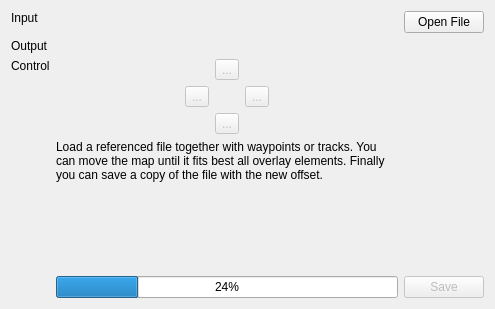
<?xml version="1.0" encoding="UTF-8"?>
<ui version="4.0">
 <class>ICreateMapFineTune</class>
 <widget class="QWidget" name="ICreateMapFineTune">
  <property name="geometry">
   <rect>
    <x>0</x>
    <y>0</y>
    <width>495</width>
    <height>309</height>
   </rect>
  </property>
  <property name="sizePolicy">
   <sizepolicy hsizetype="MinimumExpanding" vsizetype="MinimumExpanding">
    <horstretch>0</horstretch>
    <verstretch>0</verstretch>
   </sizepolicy>
  </property>
  <property name="windowTitle">
   <string>Form</string>
  </property>
  <layout class="QGridLayout" name="gridLayout_2">
   <item row="0" column="0">
    <widget class="QLabel" name="label">
     <property name="text">
      <string>Input</string>
     </property>
     <property name="alignment">
      <set>Qt::AlignLeading|Qt::AlignLeft|Qt::AlignTop</set>
     </property>
    </widget>
   </item>
   <item row="0" column="1">
    <widget class="QLabel" name="labelInfile">
     <property name="text">
      <string/>
     </property>
     <property name="alignment">
      <set>Qt::AlignLeading|Qt::AlignLeft|Qt::AlignTop</set>
     </property>
    </widget>
   </item>
   <item row="0" column="2">
    <widget class="QPushButton" name="pushOpenFile">
     <property name="text">
      <string>Open File</string>
     </property>
    </widget>
   </item>
   <item row="1" column="0">
    <widget class="QLabel" name="label_2">
     <property name="text">
      <string>Output</string>
     </property>
     <property name="alignment">
      <set>Qt::AlignLeading|Qt::AlignLeft|Qt::AlignTop</set>
     </property>
    </widget>
   </item>
   <item row="1" column="1">
    <widget class="QLabel" name="labelOutfile">
     <property name="text">
      <string/>
     </property>
     <property name="alignment">
      <set>Qt::AlignLeading|Qt::AlignLeft|Qt::AlignTop</set>
     </property>
    </widget>
   </item>
   <item row="3" column="0">
    <widget class="QLabel" name="label_6">
     <property name="text">
      <string>Control</string>
     </property>
     <property name="alignment">
      <set>Qt::AlignLeading|Qt::AlignLeft|Qt::AlignTop</set>
     </property>
    </widget>
   </item>
   <item row="3" column="1">
    <layout class="QHBoxLayout" name="horizontalLayout">
     <item>
      <spacer name="horizontalSpacer">
       <property name="orientation">
        <enum>Qt::Horizontal</enum>
       </property>
       <property name="sizeHint" stdset="0">
        <size>
         <width>40</width>
         <height>20</height>
        </size>
       </property>
      </spacer>
     </item>
     <item>
      <layout class="QGridLayout" name="gridLayout">
       <item row="0" column="1">
        <widget class="QToolButton" name="toolUp">
         <property name="enabled">
          <bool>false</bool>
         </property>
         <property name="text">
          <string>...</string>
         </property>
        </widget>
       </item>
       <item row="1" column="0">
        <widget class="QToolButton" name="toolLeft">
         <property name="enabled">
          <bool>false</bool>
         </property>
         <property name="text">
          <string>...</string>
         </property>
        </widget>
       </item>
       <item row="1" column="2">
        <widget class="QToolButton" name="toolRight">
         <property name="enabled">
          <bool>false</bool>
         </property>
         <property name="text">
          <string>...</string>
         </property>
        </widget>
       </item>
       <item row="2" column="1">
        <widget class="QToolButton" name="toolDown">
         <property name="enabled">
          <bool>false</bool>
         </property>
         <property name="text">
          <string>...</string>
         </property>
        </widget>
       </item>
      </layout>
     </item>
     <item>
      <spacer name="horizontalSpacer_2">
       <property name="orientation">
        <enum>Qt::Horizontal</enum>
       </property>
       <property name="sizeHint" stdset="0">
        <size>
         <width>40</width>
         <height>20</height>
        </size>
       </property>
      </spacer>
     </item>
    </layout>
   </item>
   <item row="6" column="2">
    <widget class="QPushButton" name="pushSave">
     <property name="enabled">
      <bool>false</bool>
     </property>
     <property name="text">
      <string>Save</string>
     </property>
    </widget>
   </item>
   <item row="5" column="2">
    <spacer name="verticalSpacer">
     <property name="orientation">
      <enum>Qt::Vertical</enum>
     </property>
     <property name="sizeHint" stdset="0">
      <size>
       <width>20</width>
       <height>6</height>
      </size>
     </property>
    </spacer>
   </item>
   <item row="4" column="1">
    <widget class="QLabel" name="label_5">
     <property name="text">
      <string>Load a referenced file together with waypoints or tracks. You can move the map until it fits best all overlay elements. Finally you can save a copy of the file with the new offset.</string>
     </property>
     <property name="alignment">
      <set>Qt::AlignLeading|Qt::AlignLeft|Qt::AlignTop</set>
     </property>
     <property name="wordWrap">
      <bool>true</bool>
     </property>
    </widget>
   </item>
   <item row="6" column="1">
    <widget class="QProgressBar" name="progressBar">
     <property name="value">
      <number>24</number>
     </property>
    </widget>
   </item>
  </layout>
 </widget>
 <resources/>
 <connections/>
</ui>
